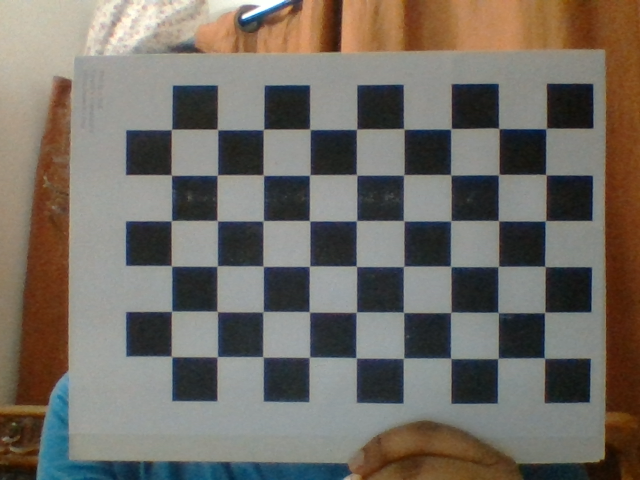
#> input picture images/image0.png, 640 x 480 px; its folder holds only this picture in this run
$ python camera_calibaration.py
#> lines starting #> are read from the running program, lines starting #| are printed output that depends on the picture
import cv2 as cv
import os
import numpy as np

# Checker board size
CHESS_BOARD_DIM = (9, 6)

# The size of Square in the checker board.
SQUARE_SIZE = 14  # millimeters

# termination criteria
criteria = (cv.TERM_CRITERIA_EPS + cv.TERM_CRITERIA_MAX_ITER, 30, 0.001)


calib_data_path = "../calib_data"
CHECK_DIR = os.path.isdir(calib_data_path)


if not CHECK_DIR:
    os.makedirs(calib_data_path)
    print(f'"{calib_data_path}" Directory is created')

else:
    print(f'"{calib_data_path}" Directory already Exists.')

# prepare object points, like (0,0,0), (1,0,0), (2,0,0) ....,(6,5,0)
obj_3D = np.zeros((CHESS_BOARD_DIM[0] * CHESS_BOARD_DIM[1], 3), np.float32)

obj_3D[:, :2] = np.mgrid[0 : CHESS_BOARD_DIM[0], 0 : CHESS_BOARD_DIM[1]].T.reshape(
    -1, 2
)
obj_3D *= SQUARE_SIZE
print(obj_3D)

# Arrays to store object points and image points from all the images.
obj_points_3D = []  # 3d point in real world space
img_points_2D = []  # 2d points in image plane.

# The images directory path
image_dir_path = "images"

files = os.listdir(image_dir_path)
for file in files:
    print(file)
    imagePath = os.path.join(image_dir_path, file)
    # print(imagePath)

    image = cv.imread(imagePath)
#> image is the input picture: shape (480, 640, 3); mean B, G, R 100.5, 108.4, 114.2
    grayScale = cv.cvtColor(image, cv.COLOR_BGR2GRAY)
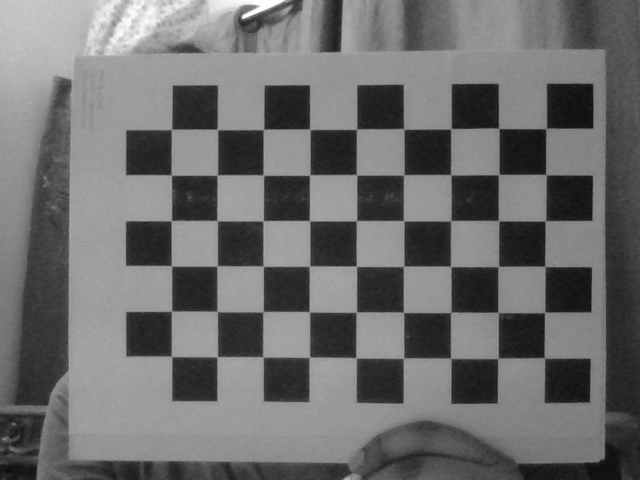
#> grayScale: shape (480, 640); min 13, max 254, mean 109.2
    ret, corners = cv.findChessboardCorners(image, CHESS_BOARD_DIM, None)
#> ret = True; corners = 54 rows, first 8: [544.4, 358], [497.8, 358.5], [450.6, 358.2], [403.7, 358.2], [355.9, 357.6], [309.6, 356.9], [262.8, 356.6], [217.4, 356.7]
    if ret == True:
        obj_points_3D.append(obj_3D)
        corners2 = cv.cornerSubPix(grayScale, corners, (3, 3), (-1, -1), criteria)
#> corners2 = 54 rows, first 8: [544.4, 357.9], [497.8, 358.4], [450.6, 358.3], [403.6, 358.2], [356, 357.7], [309.5, 357.1], [262.8, 356.7], [217.3, 356.7]
        img_points_2D.append(corners2)

        img = cv.drawChessboardCorners(image, CHESS_BOARD_DIM, corners2, ret)
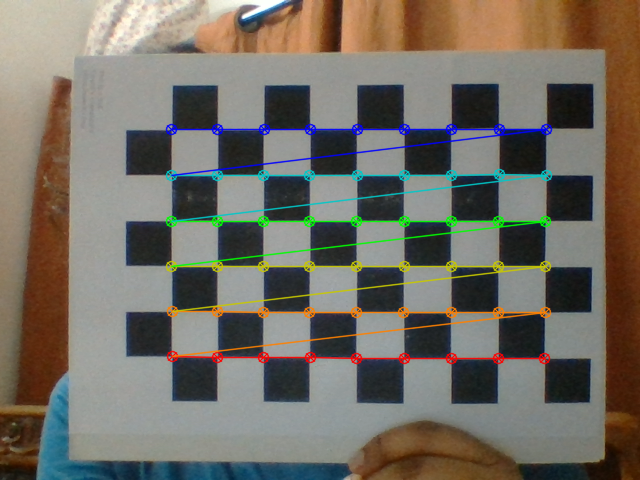
#> img: shape (480, 640, 3); mean B, G, R 99.7, 109.3, 114.4

cv.destroyAllWindows()
# h, w = image.shape[:2]
ret, mtx, dist, rvecs, tvecs = cv.calibrateCamera(
    obj_points_3D, img_points_2D, grayScale.shape[::-1], None, None
)
#> ret = 0.229; mtx = [[785.4, 0, 30.3], [0, 793.9, 193.3], [0, 0, 1]]; dist = [[-0.122, 0.378, -0.00198, 0.0273, -0.507]]; rvecs = ([-0.0165, 0.00152, -3.14],); tvecs = ([155.6, 50.48, 244.6],)
print("calibrated")

print("duming the data into one files using numpy ")
np.savez(
    f"{calib_data_path}/MultiMatrix",
    camMatrix=mtx,
    distCoef=dist,
    rVector=rvecs,
    tVector=tvecs,
)

print("-------------------------------------------")

print("loading data stored using numpy savez function\n \n \n")

data = np.load(f"{calib_data_path}/MultiMatrix.npz")

camMatrix = data["camMatrix"]
distCof = data["distCoef"]
rVector = data["rVector"]
tVector = data["tVector"]

print("loaded calibration data successfully")

$ run again, on images/image12.png
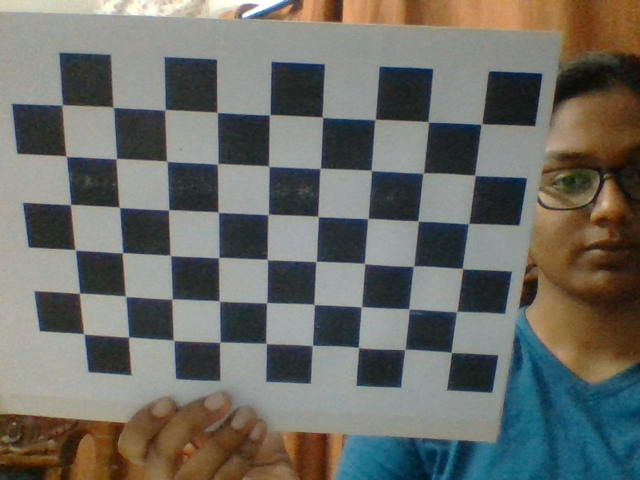
#> input picture images/image12.png, 640 x 480 px
#> image is the input picture: shape (480, 640, 3); mean B, G, R 102.4, 108.5, 107.9
#> `grayScale = cv.cvtColor(image, cv.COLOR_BGR2GRAY)`:
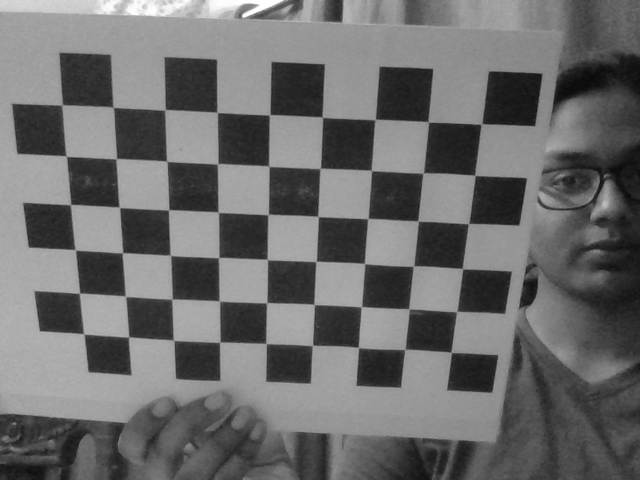
#> grayScale: shape (480, 640); min 9, max 254, mean 107.6
#> `ret, corners = cv.findChessboardCorners(image, CHESS_BOARD_DIM, None)`: ret = True; corners = 54 rows, first 8: [450.6, 351.7], [405.3, 349.5], [358, 346.9], [313.1, 344.9], [266.3, 343.2], [220.1, 342.1], [173.7, 340.3], [129, 337.1]
#> corners2 = 54 rows, first 8: [451.2, 352.4], [404.9, 349.4], [358.4, 347.3], [312.6, 345.2], [266.2, 343.5], [219.8, 342.1], [173.6, 340.3], [128.7, 337]
#> `img = cv.drawChessboardCorners(image, CHESS_BOARD_DIM, corners2, ret)`:
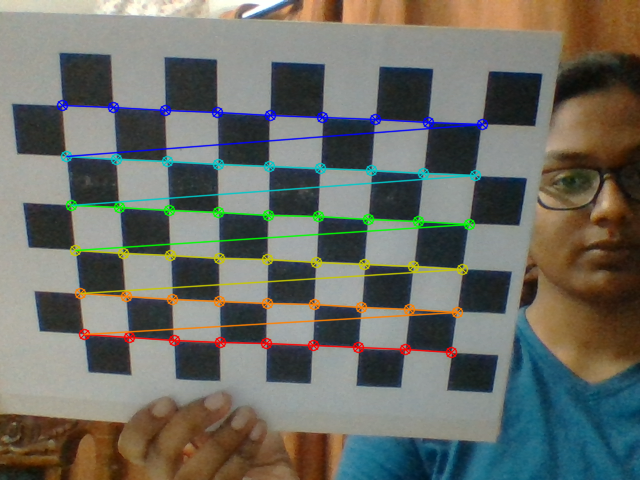
#> img: shape (480, 640, 3); mean B, G, R 101.4, 109.1, 107.8
#> `ret, mtx, dist, rvecs, tvecs = cv.calibrateCamera( obj_points_3D, img_..`: ret = 0.405; mtx = [[599.9, 0, 338.4], [0, 582.9, 235.2], [0, 0, 1]]; dist = [[0.171, -1.3, -0.00904, 0.0162, 2.51]]; rvecs = ([0.0391, 0.483, -3.05],); tvecs = ([33.94, 36.43, 182.8],)

$ run again, on images/image13.png
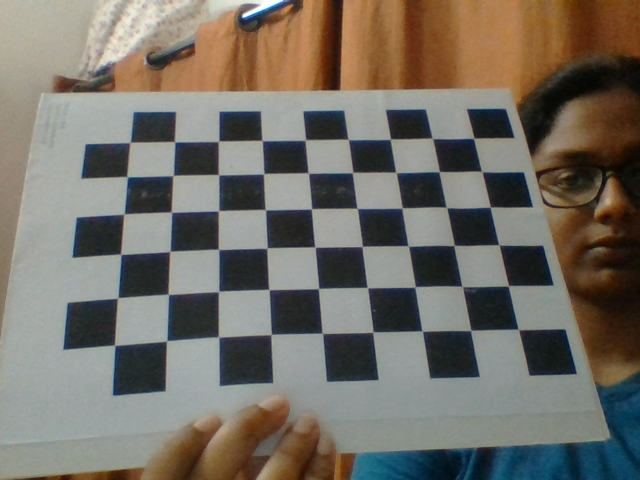
#> input picture images/image13.png, 640 x 480 px
#> image is the input picture: shape (480, 640, 3); mean B, G, R 101.5, 110.3, 115.3
#> `grayScale = cv.cvtColor(image, cv.COLOR_BGR2GRAY)`:
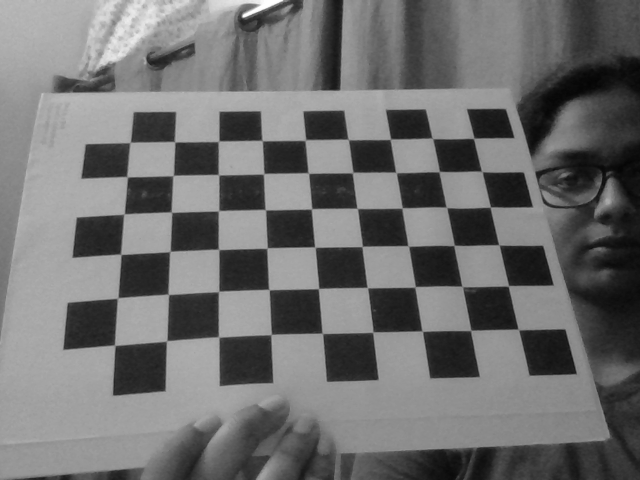
#> grayScale: shape (480, 640); min 4, max 254, mean 110.8
#> `ret, corners = cv.findChessboardCorners(image, CHESS_BOARD_DIM, None)`: ret = True; corners = 54 rows, first 8: [517.4, 328.6], [470.7, 330.5], [422.4, 331.3], [372.7, 332.1], [322.3, 333.3], [271.2, 334.4], [218.6, 336.8], [166.7, 340.7]
#> corners2 = 54 rows, first 8: [518.2, 329.3], [470.7, 330.4], [422.4, 331.2], [372.8, 332.2], [322.4, 333.3], [271.2, 334.5], [218.5, 336.9], [166.7, 340.7]
#> `img = cv.drawChessboardCorners(image, CHESS_BOARD_DIM, corners2, ret)`:
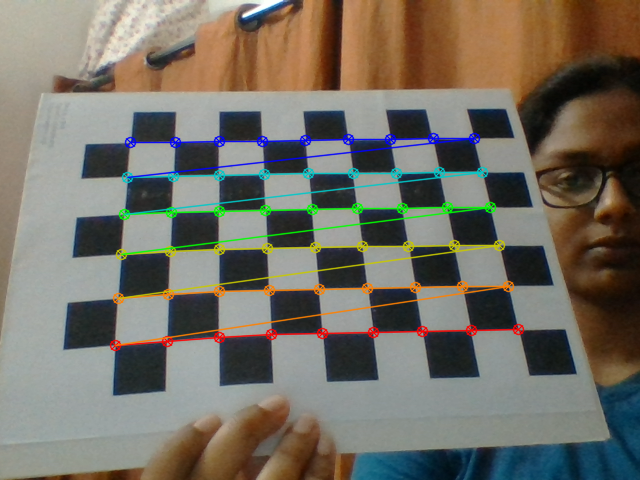
#> img: shape (480, 640, 3); mean B, G, R 100.5, 111, 115.5
#> `ret, mtx, dist, rvecs, tvecs = cv.calibrateCamera( obj_points_3D, img_..`: ret = 0.621; mtx = [[425.9, 0, 272.7], [0, 357.9, 217], [0, 0, 1]]; dist = [[0.0309, -0.0186, 0.0329, 0.000613, -0.169]]; rvecs = ([-0.0794, 0.379, 3.08],); tvecs = ([69.4, 36.02, 122.6],)

$ run again, on images/image14.png
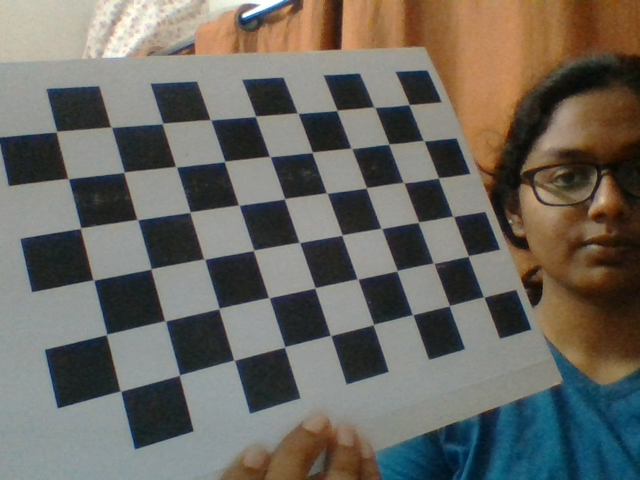
#> input picture images/image14.png, 640 x 480 px
#> image is the input picture: shape (480, 640, 3); mean B, G, R 97.1, 104.1, 107
#> `grayScale = cv.cvtColor(image, cv.COLOR_BGR2GRAY)`:
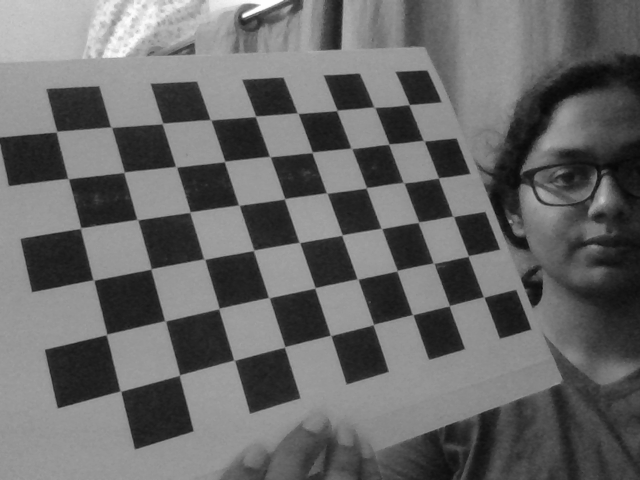
#> grayScale: shape (480, 640); min 7, max 254, mean 104.2
#> `ret, corners = cv.findChessboardCorners(image, CHESS_BOARD_DIM, None)`: ret = True; corners = 54 rows, first 8: [483.9, 297.2], [449.3, 305.9], [412.8, 314.7], [373.4, 324.6], [330.5, 335.4], [284.6, 346.9], [233.7, 360], [179.6, 374.9]
#> corners2 = 54 rows, first 8: [483.8, 297.1], [449.4, 305.8], [412.6, 314.7], [373.4, 324.5], [330.7, 335.5], [284.6, 346.9], [233.9, 360.1], [179.6, 375]
#> `img = cv.drawChessboardCorners(image, CHESS_BOARD_DIM, corners2, ret)`:
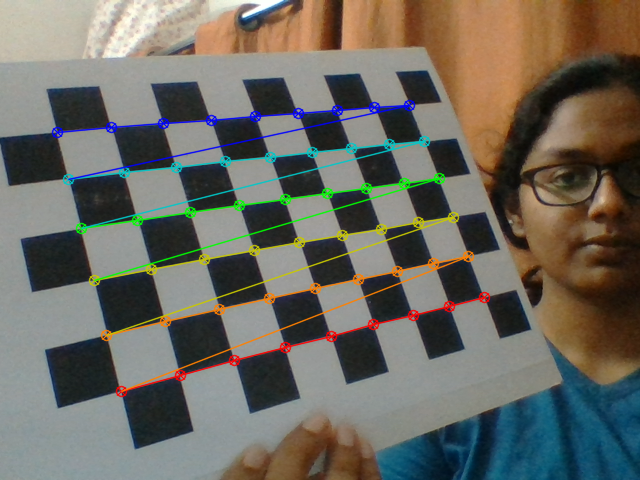
#> img: shape (480, 640, 3); mean B, G, R 96.3, 104.9, 107.3
#> `ret, mtx, dist, rvecs, tvecs = cv.calibrateCamera( obj_points_3D, img_..`: ret = 0.517; mtx = [[828.6, 0, 439.8], [0, 879.9, 272.3], [0, 0, 1]]; dist = [[0.265, -0.998, 0.0335, -0.00493, 1.25]]; rvecs = ([-0.785, 0.529, 2.7],); tvecs = ([14.58, 7.43, 268.3],)

$ run again, on images/image1.png
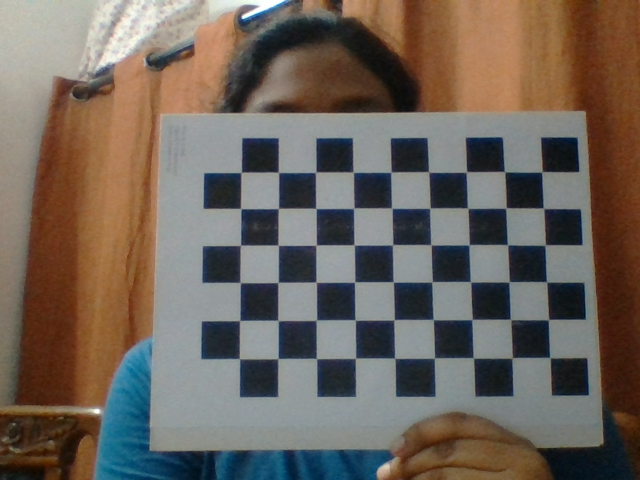
#> input picture images/image1.png, 640 x 480 px
#> image is the input picture: shape (480, 640, 3); mean B, G, R 91, 100, 110.2
#> `grayScale = cv.cvtColor(image, cv.COLOR_BGR2GRAY)`:
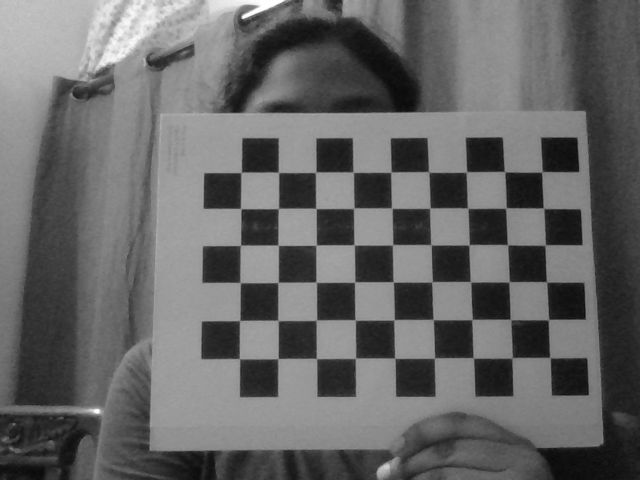
#> grayScale: shape (480, 640); min 9, max 254, mean 102
#> `ret, corners = cv.findChessboardCorners(image, CHESS_BOARD_DIM, None)`: ret = True; corners = 54 rows, first 8: [549.4, 357.2], [511.9, 358], [473.4, 357.8], [434.4, 358], [394.7, 358], [355.5, 358.3], [316.5, 358.5], [278.1, 358.2]
#> corners2 = 54 rows, first 8: [549.7, 357.5], [512.1, 357.8], [473.4, 357.9], [434.4, 358.1], [394.6, 358], [355.5, 358.2], [316.5, 358.6], [278.1, 358.5]
#> `img = cv.drawChessboardCorners(image, CHESS_BOARD_DIM, corners2, ret)`:
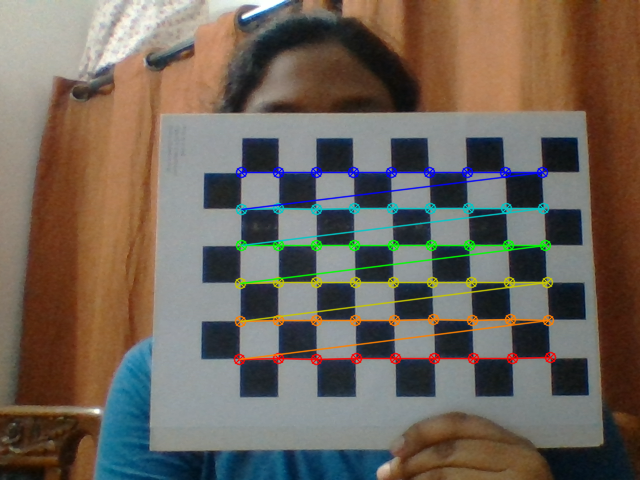
#> img: shape (480, 640, 3); mean B, G, R 90.3, 100.8, 110.6
#> `ret, mtx, dist, rvecs, tvecs = cv.calibrateCamera( obj_points_3D, img_..`: ret = 0.553; mtx = [[2443.3, 0, 333.6], [0, 2368.1, 240.9], [0, 0, 1]]; dist = [[2.59, -505.2, 0.132, 0.0458, 17898.6]]; rvecs = ([-0.0815, 0.126, 3.13],); tvecs = ([77.95, 42.68, 899.7],)
